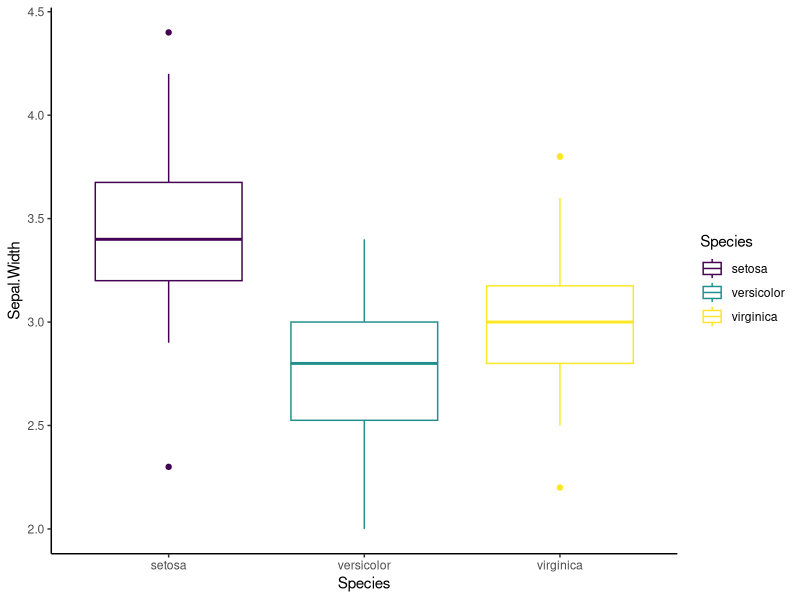
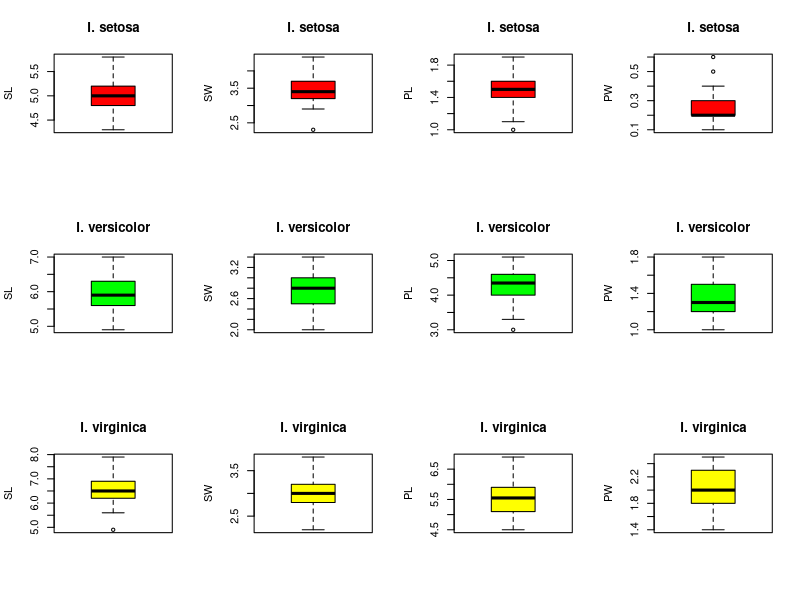

Here is the R script that generated these plots, in order:
data("iris")
str(iris)


library(ggplot2)

# plot multiple traits for the three species
levels(iris$Species)

library(viridis)
# new plot

ggplot(data = iris, aes(x = Species, y = Sepal.Width, color = Species)) +
  geom_boxplot() +
  theme_classic() +
  scale_color_viridis(discrete=TRUE)
  


# ugly plots
par(mfrow=c(3,4)) 
boxplot(iris[iris$Species=="setosa", ]$Sepal.Length,
        main = "I. setosa",
        ylab = "SL",
        col = "red")
boxplot(iris[iris$Species=="setosa", ]$Sepal.Width,
        main = "I. setosa",
        ylab = "SW",
        col = "red")
boxplot(iris[iris$Species=="setosa", ]$Petal.Length,
        main = "I. setosa",
        ylab = "PL",
        col = "red")
boxplot(iris[iris$Species=="setosa", ]$Petal.Width,
        main = "I. setosa",
        ylab = "PW",
        col = "red")
boxplot(iris[iris$Species=="versicolor", ]$Sepal.Length,
        main = "I. versicolor",
        ylab = "SL",
        col = "green")
boxplot(iris[iris$Species=="versicolor", ]$Sepal.Width,
        main = "I. versicolor",
        ylab = "SW",
        col = "green")
boxplot(iris[iris$Species=="versicolor", ]$Petal.Length,
        main = "I. versicolor",
        ylab = "PL",
        col = "green")
boxplot(iris[iris$Species=="versicolor", ]$Petal.Width,
        main = "I. versicolor",
        ylab = "PW",
        col = "green")
boxplot(iris[iris$Species=="virginica", ]$Sepal.Length,
        main = "I. virginica",
        ylab = "SL",
        col = "yellow")
boxplot(iris[iris$Species=="virginica", ]$Sepal.Width,
        main = "I. virginica",
        ylab = "SW",
        col = "yellow")
boxplot(iris[iris$Species=="virginica", ]$Petal.Length,
        main = "I. virginica",
        ylab = "PL",
        col = "yellow")
boxplot(iris[iris$Species=="virginica", ]$Petal.Width,
        main = "I. virginica",
        ylab = "PW",
        col = "yellow")

